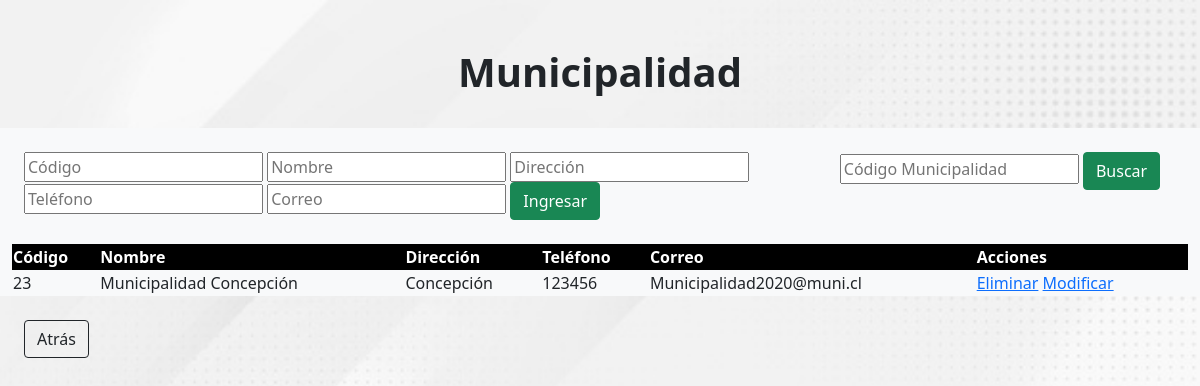
Screenshot of /municipalidad.php with the database file from the repository.
### tables this page shows
CREATE TABLE `municipalidad` (
  `codigo_muni` int(8) NOT NULL,
  `nombre_muni` char(30) NOT NULL,
  `direccion_muni` char(40) NOT NULL,
  `telefono_muni` int(9) NOT NULL,
  `correo_muni` char(30) NOT NULL
);

### municipalidad.php (the view, shortened to what this page needs)
<?php
    require("conexion.php");
?>
<!DOCTYPE html>
<html lang="en">
<head>
    <link rel="stylesheet" href="estilos.css">
    <link href="https://cdn.jsdelivr.net/npm/bootstrap@5.1.3/dist/css/bootstrap.min.css" rel="stylesheet">
</head>
<body class="fondo">
    <div class="container-fluid">
        <div class="row">
            <div class="col-12 p-4">
                <h1 class="text-center fw-bold mt-4 mb-6 "> Municipalidad</h1>
            </div>
        </div>
        <div class="row">
            <div class="col-lg-8 col-md-12 pb-4  p-4 bg-light ">
                <form action="ingresar_muni.php" method="POST">
                    <input type="text" name="codigo_muni" placeholder="Código">
                    <input type="text" name="nombre_muni" placeholder="Nombre">
                    <input type="text" name="direccion_muni" placeholder="Dirección">
                    <input type="text" name="telefono_muni" placeholder="Teléfono">
                    <input type="text" name="correo_muni" placeholder="Correo">
                    <button type="button,submit" class="btn btn-success">Ingresar</button>
                </form>
            </div>
            <div class="col-lg-4 col-md-12 p-4 bg-light text-center">
                <form action= "municipalidad.php" method="POST">
                    <input type="text" name="buscar" placeholder="Código Municipalidad">
                    <button type="submit" value= "Buscar"class="btn btn-success">Buscar</button>
                </form>
           </div>
        </div>
        <div class="row">
            <div class="col-12 bg-light border-2">
                <table style="width:100%">
                    <tr class="color bg-black text-white">
                        <th>Código</th>
                        <th>Nombre</th>
                        <th>Dirección</th>
                        <th>Teléfono</th>
                        <th>Correo</th>
                        <th>Acciones</th>
                    </tr>
                    <?php
                    $buscar = $_POST['buscar'];
                    $consulta= "SELECT* FROM municipalidad WHERE codigo_muni LIKE '%".$buscar."%'";
                    $resultado= mysqli_query($conexion,$consulta);
                    while($row= mysqli_fetch_assoc($resultado)){
                        $codigo_recibido = $row["codigo_muni"];
                        $nombre_recibido = $row["nombre_muni"];
                        $direccion_recibido = $row["direccion_muni"];
                        $telefono_recibido = $row["telefono_muni"];
                        $correo_recibido = $row["correo_muni"];
                        echo "<tr>";
                        echo "<td>".$codigo_recibido."</td>";
                        echo "<td>".$nombre_recibido."</td>";
                        echo "<td>".$direccion_recibido."</td>";
                        echo "<td>".$telefono_recibido."</td>";
                        echo "<td>".$correo_recibido."</td>";
                        echo "<td><a href='eliminar_muni.php?seleccionado=".$codigo_recibido."'>Eliminar</a> <a href='modificar_muni.php?seleccionado=".$codigo_recibido."'>Modificar</a></td>";
                        echo "</tr>";
                    }
                    ?>
                </table>
            </div>
        </div>
        <div class="row">
            <div class="col-12 boton p-4">
                <button onclick="location.href='menu.php'" class="btn btn-outline-dark">Atrás</button>
            </div>
        </div>
    </div>
</body>
</html>

### estilos.css (style rules this page uses)
.fondo { background-image: url(fondo.jpg); background-repeat: no-repeat; background-size: cover; }
.boton { position: relative; margin-top: 12%; }
.color { background:blueviolet; }

### rows the page displays
municipalidad: codigo_muni "23", nombre_muni "Municipalidad Concepción", direccion_muni "Concepción", telefono_muni "123456", correo_muni "Municipalidad2020@muni.cl"
